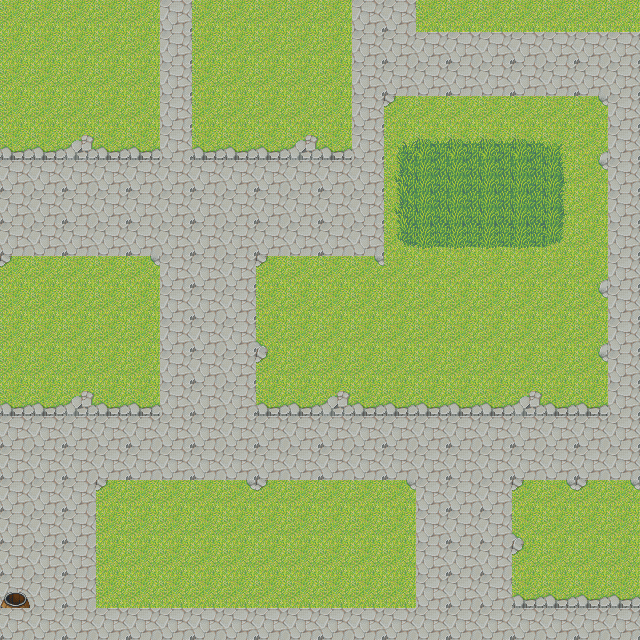

This is a level from a 2D game, rendered from its Tiled map with the project's own tilesets. A one-line summary and the map file follow, with tile-layer data summarised:
An orthogonal 20x20 tile map with 32x32 px tiles, 2 tile layers (Background, Background2), 6 hidden layers not drawn and 17 objects.

<map version="1.0" orientation="orthogonal" width="20" height="20" tilewidth="32" tileheight="32">
 <tileset firstgid="1" name="myTileSet" tilewidth="32" tileheight="32">
  <image source="../images/myTileSet.png" width="640" height="1280" />
  <tile id="99">
   <properties>
    <property name="door" value="true" />
   </properties>
  </tile>
 </tileset>
 <layer name="Roofs" width="20" height="20" visible="0">
  <data>[400 cells, 130 non-empty, 77 distinct tile ids]</data>
 </layer>
 <layer name="LastDecorators" width="20" height="20" visible="0">
  <data>[400 cells, 22 non-empty, 19 distinct tile ids]</data>
 </layer>
 <layer name="Background" width="20" height="20">
  <data>[400 cells, 400 non-empty, 2 distinct tile ids]</data>
 </layer>
 <layer name="Background2" width="20" height="20">
  <data>[400 cells, 250 non-empty, 18 distinct tile ids]</data>
 </layer>
 <layer name="Builds" width="20" height="20" visible="0">
  <data>[400 cells, 190 non-empty, 95 distinct tile ids]</data>
 </layer>
 <layer name="Natural" width="20" height="20" visible="0">
  <data>[400 cells, 20 non-empty, 20 distinct tile ids]</data>
 </layer>
 <layer name="Natural2" width="20" height="20" visible="0">
  <data>[400 cells, 20 non-empty, 20 distinct tile ids]</data>
 </layer>
 <layer name="Decorators" width="20" height="20" visible="0">
  <data>[400 cells, 26 non-empty, 18 distinct tile ids]</data>
 </layer>
 <objectgroup name="Impassable" width="20" height="20" visible="0">
  <properties>
   <property name="impassable" value="true" />
  </properties>
  <object x="544" y="544" width="64" height="32" />
  <object x="0" y="0" width="160" height="128" />
  <object x="192" y="0" width="160" height="128" />
  <object x="0" y="288" width="160" height="96" />
  <object x="96" y="512" width="320" height="96" />
  <object x="288" y="256" width="288" height="128" />
  <object x="480" y="384" width="96" height="32" />
  <object x="416" y="128" width="160" height="128" />
  <object x="128" y="384" width="32" height="32" />
  <object x="288" y="384" width="96" height="32" />
  <object x="0" y="576" width="32" height="64" />
 </objectgroup>
 <objectgroup name="doors" width="20" height="20" visible="0">
  <object x="288" y="96" width="32" height="32" />
  <object x="64" y="96" width="32" height="32" />
  <object x="64" y="352" width="32" height="32" />
  <object x="512" y="384" width="32" height="32" />
  <object x="192" y="576" width="32" height="32" />
  <object x="320" y="576" width="32" height="32" />
 </objectgroup>
</map>